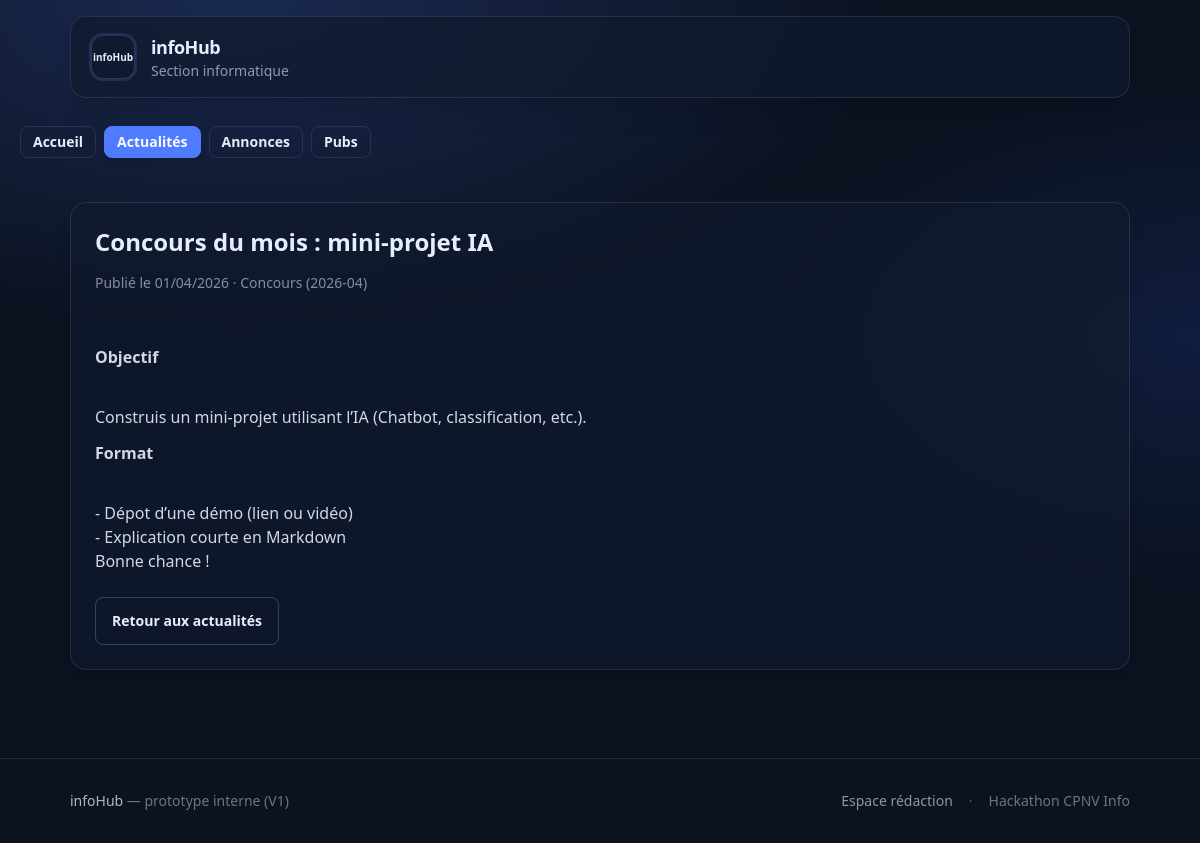
The app's page /index.php?route=news_detail&id=1 with its own data.
### tables this page shows
CREATE TABLE IF NOT EXISTS news (
  id INT AUTO_INCREMENT PRIMARY KEY,
  title VARCHAR(255) NOT NULL,
  content TEXT NOT NULL,
  image_path VARCHAR(255) NULL,
  is_featured TINYINT(1) NOT NULL DEFAULT 0,
  contest_month CHAR(7) NULL,
  published_at DATETIME NOT NULL DEFAULT CURRENT_TIMESTAMP
);

### lib/db.php (called while the page is built, shortened)
<?php
function db(): PDO
{
  $dsn = sprintf(
    'mysql:host=%s;port=%d;dbname=%s;charset=utf8mb4',
    DB_HOST,
    DB_PORT,
    DB_NAME
  );
  $pdo = new PDO($dsn, DB_USER, DB_PASS, [
    PDO::ATTR_ERRMODE => PDO::ERRMODE_EXCEPTION,
    PDO::ATTR_DEFAULT_FETCH_MODE => PDO::FETCH_ASSOC,
  ]);
  return $pdo;
}

### lib/repositories.php (called while the page is built, shortened)
<?php
require_once __DIR__ . '/db.php';
require_once __DIR__ . '/markdown.php';
function getNewsById(int $id): ?array
{
  $stmt = db()->prepare("SELECT * FROM news WHERE id = :id LIMIT 1");
  $stmt->execute(['id' => $id]);
  $row = $stmt->fetch();
  return $row ?: null;
}

### pages/news_detail.php (the view, shortened to what this page needs)
<?php
require_once __DIR__ . '/../lib/repositories.php';
$news = getNewsById((int)$id);
?>
<?php require __DIR__ . '/../templates/header.php'; ?>
<section class="my-6 animate-fade-in">
  <?php if (!$news): ?>
    <div class="rounded-2xl border border-dashed border-base-content/20 bg-base-200/40 px-5 py-6 text-base-content/70">
      <h1 class="text-lg font-bold text-base-content mb-3">Actualité introuvable</h1>
      <a class="btn btn-outline border-base-content/20" href="index.php?route=news">Retour</a>
    </div>
  <?php else: ?>
    <article class="card bg-base-200/65 border border-base-content/10 shadow-lg p-4 sm:p-6 gap-4 min-w-0 max-w-full overflow-x-clip">
      <h1 class="text-2xl font-bold leading-tight"><?= h($news['title']) ?></h1>
      <p class="text-sm text-base-content/55">
        Publié le <?= h(date_format(new DateTime($news['published_at']), 'd/m/Y')) ?>
        <?php if (!empty($news['contest_month'])): ?>
          · Concours (<?= h((string)$news['contest_month']) ?>)
        <?php endif; ?>
      </p>
      <div class="rich text-base-content/90">
        <?= render_markdown((string)$news['content']) ?>
      </div>
      <a class="btn btn-outline border-base-content/20 w-fit mt-2 transition-all duration-200 hover:border-primary/50" href="index.php?route=news">Retour aux actualités</a>
    </article>
  <?php endif; ?>
</section>
<?php require __DIR__ . '/../templates/footer.php'; ?>

### records on screen
news: title "Concours du mois : mini-projet IA", published_at "01/04/2026", contest_month "2026-04"

### other values on screen
SITE_TITLE "infoHub"
str_replace("\n", "<br>\n", $seg) "Format - Dépot d’une démo (lien ou vidéo) - Explication courte en Markdown Bonne chance !"
